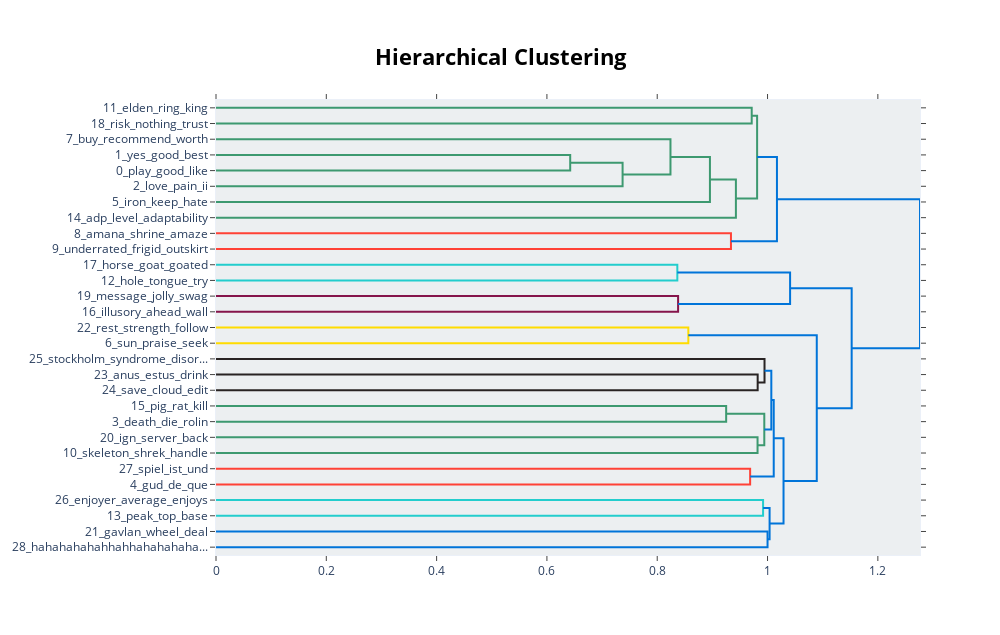

Notebook code for this chart:
### Code cell
pos_topic_model.visualize_hierarchy()

### Figure 1 — Plotly figure (JSON) as saved in the notebook; plotly's stock layout.template omitted (floating-point values rounded to 4 significant figures)
{"data": [{"hoverinfo": "text", "marker": {"color": "rgb(61,153,112)"}, "mode": "lines", "type": "scatter", "x": [0, 0.9713, 0.9713, 0], "xaxis": "x", "y": [-5, -5, -15, -15], "yaxis": "y"}, {"hoverinfo": "text", "marker": {"color": "rgb(61,153,112)"}, "mode": "lines", "type": "scatter", "x": [0, 0.6422, 0.6422, 0], "xaxis": "x", "y": [-35, -35, -45, -45], "yaxis": "y"}, {"hoverinfo": "text", "marker": {"color": "rgb(61,153,112)"}, "mode": "lines", "type": "scatter", "x": [0.6422, 0.7372, 0.7372, 0], "xaxis": "x", "y": [-40, -40, -55, -55], "yaxis": "y"}, {"hoverinfo": "text", "marker": {"color": "rgb(61,153,112)"}, "mode": "lines", "type": "scatter", "x": [0, 0.824, 0.824, 0.7372], "xaxis": "x", "y": [-25, -25, -47.5, -47.5], "yaxis": "y"}, {"hoverinfo": "text", "marker": {"color": "rgb(61,153,112)"}, "mode": "lines", "type": "scatter", "x": [0.824, 0.8956, 0.8956, 0], "xaxis": "x", "y": [-36.25, -36.25, -65, -65], "yaxis": "y"}, {"hoverinfo": "text", "marker": {"color": "rgb(61,153,112)"}, "mode": "lines", "type": "scatter", "x": [0.8956, 0.9426, 0.9426, 0], "xaxis": "x", "y": [-50.62, -50.62, -75, -75], "yaxis": "y"}, {"hoverinfo": "text", "marker": {"color": "rgb(61,153,112)"}, "mode": "lines", "type": "scatter", "x": [0.9713, 0.9811, 0.9811, 0.9426], "xaxis": "x", "y": [-10, -10, -62.81, -62.81], "yaxis": "y"}, {"hoverinfo": "text", "marker": {"color": "rgb(255,65,54)"}, "mode": "lines", "type": "scatter", "x": [0, 0.9337, 0.9337, 0], "xaxis": "x", "y": [-85, -85, -95, -95], "yaxis": "y"}, {"hoverinfo": "text", "marker": {"color": "rgb(0,116,217)"}, "mode": "lines", "type": "scatter", "x": [0.9811, 1.017, 1.017, 0.9337], "xaxis": "x", "y": [-36.41, -36.41, -90, -90], "yaxis": "y"}, {"hoverinfo": "text", "marker": {"color": "rgb(35,205,205)"}, "mode": "lines", "type": "scatter", "x": [0, 0.8364, 0.8364, 0], "xaxis": "x", "y": [-105, -105, -115, -115], "yaxis": "y"}, {"hoverinfo": "text", "marker": {"color": "rgb(133,20,75)"}, "mode": "lines", "type": "scatter", "x": [0, 0.8378, 0.8378, 0], "xaxis": "x", "y": [-125, -125, -135, -135], "yaxis": "y"}, {"hoverinfo": "text", "marker": {"color": "rgb(0,116,217)"}, "mode": "lines", "type": "scatter", "x": [0.8364, 1.041, 1.041, 0.8378], "xaxis": "x", "y": [-110, -110, -130, -130], "yaxis": "y"}, {"hoverinfo": "text", "marker": {"color": "rgb(255,220,0)"}, "mode": "lines", "type": "scatter", "x": [0, 0.8564, 0.8564, 0], "xaxis": "x", "y": [-145, -145, -155, -155], "yaxis": "y"}, {"hoverinfo": "text", "marker": {"color": "rgb(40,35,35)"}, "mode": "lines", "type": "scatter", "x": [0, 0.9821, 0.9821, 0], "xaxis": "x", "y": [-175, -175, -185, -185], "yaxis": "y"}, {"hoverinfo": "text", "marker": {"color": "rgb(40,35,35)"}, "mode": "lines", "type": "scatter", "x": [0, 0.9945, 0.9945, 0.9821], "xaxis": "x", "y": [-165, -165, -180, -180], "yaxis": "y"}, {"hoverinfo": "text", "marker": {"color": "rgb(61,153,112)"}, "mode": "lines", "type": "scatter", "x": [0, 0.925, 0.925, 0], "xaxis": "x", "y": [-195, -195, -205, -205], "yaxis": "y"}, {"hoverinfo": "text", "marker": {"color": "rgb(61,153,112)"}, "mode": "lines", "type": "scatter", "x": [0, 0.9819, 0.9819, 0], "xaxis": "x", "y": [-215, -215, -225, -225], "yaxis": "y"}, {"hoverinfo": "text", "marker": {"color": "rgb(61,153,112)"}, "mode": "lines", "type": "scatter", "x": [0.925, 0.9941, 0.9941, 0.9819], "xaxis": "x", "y": [-200, -200, -220, -220], "yaxis": "y"}, {"hoverinfo": "text", "marker": {"color": "rgb(0,116,217)"}, "mode": "lines", "type": "scatter", "x": [0.9945, 1.007, 1.007, 0.9941], "xaxis": "x", "y": [-172.5, -172.5, -210, -210], "yaxis": "y"}, {"hoverinfo": "text", "marker": {"color": "rgb(255,65,54)"}, "mode": "lines", "type": "scatter", "x": [0, 0.9685, 0.9685, 0], "xaxis": "x", "y": [-235, -235, -245, -245], "yaxis": "y"}, {"hoverinfo": "text", "marker": {"color": "rgb(0,116,217)"}, "mode": "lines", "type": "scatter", "x": [1.007, 1.011, 1.011, 0.9685], "xaxis": "x", "y": [-191.2, -191.2, -240, -240], "yaxis": "y"}, {"hoverinfo": "text", "marker": {"color": "rgb(35,205,205)"}, "mode": "lines", "type": "scatter", "x": [0, 0.9919, 0.9919, 0], "xaxis": "x", "y": [-255, -255, -265, -265], "yaxis": "y"}, {"hoverinfo": "text", "marker": {"color": "rgb(0,116,217)"}, "mode": "lines", "type": "scatter", "x": [0, 1, 1, 0], "xaxis": "x", "y": [-275, -275, -285, -285], "yaxis": "y"}, {"hoverinfo": "text", "marker": {"color": "rgb(0,116,217)"}, "mode": "lines", "type": "scatter", "x": [0.9919, 1.004, 1.004, 1], "xaxis": "x", "y": [-260, -260, -280, -280], "yaxis": "y"}, {"hoverinfo": "text", "marker": {"color": "rgb(0,116,217)"}, "mode": "lines", "type": "scatter", "x": [1.011, 1.029, 1.029, 1.004], "xaxis": "x", "y": [-215.6, -215.6, -270, -270], "yaxis": "y"}, {"hoverinfo": "text", "marker": {"color": "rgb(0,116,217)"}, "mode": "lines", "type": "scatter", "x": [0.8564, 1.089, 1.089, 1.029], "xaxis": "x", "y": [-150, -150, -242.8, -242.8], "yaxis": "y"}, {"hoverinfo": "text", "marker": {"color": "rgb(0,116,217)"}, "mode": "lines", "type": "scatter", "x": [1.041, 1.153, 1.153, 1.089], "xaxis": "x", "y": [-120, -120, -196.4, -196.4], "yaxis": "y"}, {"hoverinfo": "text", "marker": {"color": "rgb(0,116,217)"}, "mode": "lines", "type": "scatter", "x": [1.017, 1.276, 1.276, 1.153], "xaxis": "x", "y": [-63.2, -63.2, -158.2, -158.2], "yaxis": "y"}], "layout": {"autosize": false, "height": 635, "hoverlabel": {"bgcolor": "white", "font": {"family": "Rockwell", "size": 16}}, "hovermode": "closest", "plot_bgcolor": "#ECEFF1", "showlegend": false, "title": {"font": {"color": "Black", "size": 22}, "text": "<b>Hierarchical Clustering</b>", "x": 0.5, "xanchor": "center", "yanchor": "top"}, "width": 1000, "xaxis": {"mirror": "allticks", "rangemode": "tozero", "showgrid": false, "showline": true, "showticklabels": true, "ticks": "outside", "type": "linear", "zeroline": false}, "yaxis": {"mirror": "allticks", "range": [-290, 0], "rangemode": "tozero", "showgrid": false, "showline": true, "showticklabels": true, "tickmode": "array", "ticks": "outside", "ticktext": ["11_elden_ring_king", "18_risk_nothing_trust", "7_buy_recommend_worth", "1_yes_good_best", "0_play_good_like", "2_love_pain_ii", "5_iron_keep_hate", "14_adp_level_adaptability", "8_amana_shrine_amaze", "9_underrated_frigid_outskirt", "17_horse_goat_goated", "12_hole_tongue_try", "19_message_jolly_swag", "16_illusory_ahead_wall", "22_rest_strength_follow", "6_sun_praise_seek", "25_stockholm_syndrome_disor...", "23_anus_estus_drink", "24_save_cloud_edit", "15_pig_rat_kill", "3_death_die_rolin", "20_ign_server_back", "10_skeleton_shrek_handle", "27_spiel_ist_und", "4_gud_de_que", "26_enjoyer_average_enjoys", "13_peak_top_base", "21_gavlan_wheel_deal", "28_hahahahahahhahhahahahaha..."], "tickvals": [-5, -15, -25, -35, -45, -55, -65, -75, -85, -95, -105, -115, -125, -135, -145, -155, -165, -175, -185, -195, -205, -215, -225, -235, -245, -255, -265, -275, -285], "type": "linear", "zeroline": false}}}
